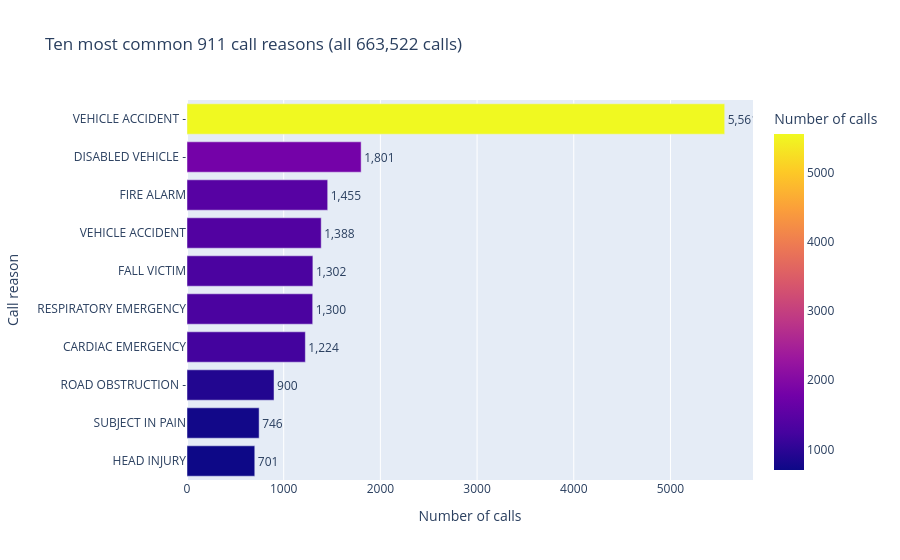

Here is the notebook cell this chart was saved with:
### Markdown cell above
# 4. INTERACTIVE BAR CHART

### Code cell
# WHAT: Make an interactive bar chart of the ten most common call types, with value labels.
# WHY: Aggregating first (value_counts) then plotting keeps the chart honest and the tooltip exact.

print("\n4. Interactive Bar Chart: the ten most common reasons people call 911")
print("-" * 70)
top_reasons = (calls['reason'].value_counts().head(10)
               .rename_axis('reason').reset_index(name='calls'))
fig = px.bar(top_reasons, x='calls', y='reason', orientation='h',
             title='Ten most common 911 call reasons (all 663,522 calls)',
             labels={'reason': 'Call reason', 'calls': 'Number of calls'},
             color='calls', text='calls')
fig.update_traces(texttemplate='%{text:,}', textposition='outside')
fig.update_layout(showlegend=False, yaxis=dict(autorange='reversed'), width=900)
fig.write_html('13_interactive_bar.html')
fig.show()   # render it here in the notebook, not only in the saved file
print("✓ Interactive bar chart saved")
print(top_reasons.to_string(index=False))

# Also keep per-category counts - the dashboard below reuses them.
category_counts = (calls['category'].value_counts()
                   .rename_axis('category').reset_index(name='calls'))

### Figure 1 — Plotly figure (JSON) as saved in the notebook; plotly's stock layout.template omitted (floating-point values rounded to 4 significant figures)
{"data": [{"hovertemplate": "Number of calls=%{marker.color}<br>Call reason=%{y}<extra></extra>", "legendgroup": "", "marker": {"color": [5561, 1801, 1455, 1388, 1302, 1300, 1224, 900, 746, 701], "coloraxis": "coloraxis", "pattern": {"shape": ""}}, "name": "", "orientation": "h", "showlegend": false, "text": [5561.0, 1801.0, 1455.0, 1388.0, 1302.0, 1300.0, 1224.0, 900.0, 746.0, 701.0], "textposition": "outside", "texttemplate": "%{text:,}", "type": "bar", "x": [5561, 1801, 1455, 1388, 1302, 1300, 1224, 900, 746, 701], "xaxis": "x", "y": ["VEHICLE ACCIDENT -", "DISABLED VEHICLE -", "FIRE ALARM", "VEHICLE ACCIDENT", "FALL VICTIM", "RESPIRATORY EMERGENCY", "CARDIAC EMERGENCY", "ROAD OBSTRUCTION -", "SUBJECT IN PAIN", "HEAD INJURY"], "yaxis": "y"}], "layout": {"barmode": "relative", "coloraxis": {"colorbar": {"title": {"text": "Number of calls"}}, "colorscale": [[0.0, "#0d0887"], [0.1111, "#46039f"], [0.2222, "#7201a8"], [0.3333, "#9c179e"], [0.4444, "#bd3786"], [0.5556, "#d8576b"], [0.6667, "#ed7953"], [0.7778, "#fb9f3a"], [0.8889, "#fdca26"], [1.0, "#f0f921"]]}, "legend": {"tracegroupgap": 0}, "showlegend": false, "title": {"text": "Ten most common 911 call reasons (all 663,522 calls)"}, "width": 900, "xaxis": {"anchor": "y", "domain": [0.0, 1.0], "title": {"text": "Number of calls"}}, "yaxis": {"anchor": "x", "autorange": "reversed", "domain": [0.0, 1.0], "title": {"text": "Call reason"}}}}
